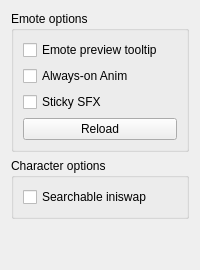
       <widget class="QWidget" name="tab_11">
        <attribute name="title">
         <string>Gameplay</string>
        </attribute>
        <layout class="QGridLayout" name="gridLayout_7">
         <item row="1" column="0">
          <widget class="QGroupBox" name="groupBox_3">
           <property name="title">
            <string>Character options</string>
           </property>
           <layout class="QVBoxLayout" name="verticalLayout_8">
            <item>
             <widget class="QCheckBox" name="searchable_iniswap">
              <property name="text">
               <string>Searchable iniswap</string>
              </property>
             </widget>
            </item>
           </layout>
          </widget>
         </item>
         <item row="2" column="0">
          <spacer name="verticalSpacer_5">
           <property name="orientation">
            <enum>Qt::Vertical</enum>
           </property>
           <property name="sizeHint" stdset="0">
            <size>
             <width>20</width>
             <height>40</height>
            </size>
           </property>
          </spacer>
         </item>
         <item row="0" column="0">
          <widget class="QGroupBox" name="groupBox_5">
           <property name="minimumSize">
            <size>
             <width>0</width>
             <height>121</height>
            </size>
           </property>
           <property name="title">
            <string>Emote options</string>
           </property>
           <layout class="QVBoxLayout" name="verticalLayout_13">
            <item>
             <widget class="QCheckBox" name="emote_preview">
              <property name="text">
               <string>Emote preview tooltip</string>
              </property>
             </widget>
            </item>
            <item>
             <widget class="QCheckBox" name="always_pre">
              <property name="sizePolicy">
               <sizepolicy hsizetype="Minimum" vsizetype="Maximum">
                <horstretch>0</horstretch>
                <verstretch>0</verstretch>
               </sizepolicy>
              </property>
              <property name="text">
               <string>Always-on Anim</string>
              </property>
              <property name="tristate">
               <bool>false</bool>
              </property>
             </widget>
            </item>
            <item>
             <widget class="QCheckBox" name="sticky_sfx">
              <property name="text">
               <string>Sticky SFX</string>
              </property>
             </widget>
            </item>
            <item>
             <widget class="QPushButton" name="reload_character">
              <property name="toolTip">
               <string>&lt;html&gt;&lt;head/&gt;&lt;body&gt;&lt;p&gt;Reload the currently selected character. If a character is not selected, nothing happens.&lt;/p&gt;&lt;/body&gt;&lt;/html&gt;</string>
              </property>
              <property name="text">
               <string>Reload</string>
              </property>
             </widget>
            </item>
           </layout>
          </widget>
         </item>
        </layout>
       </widget>
